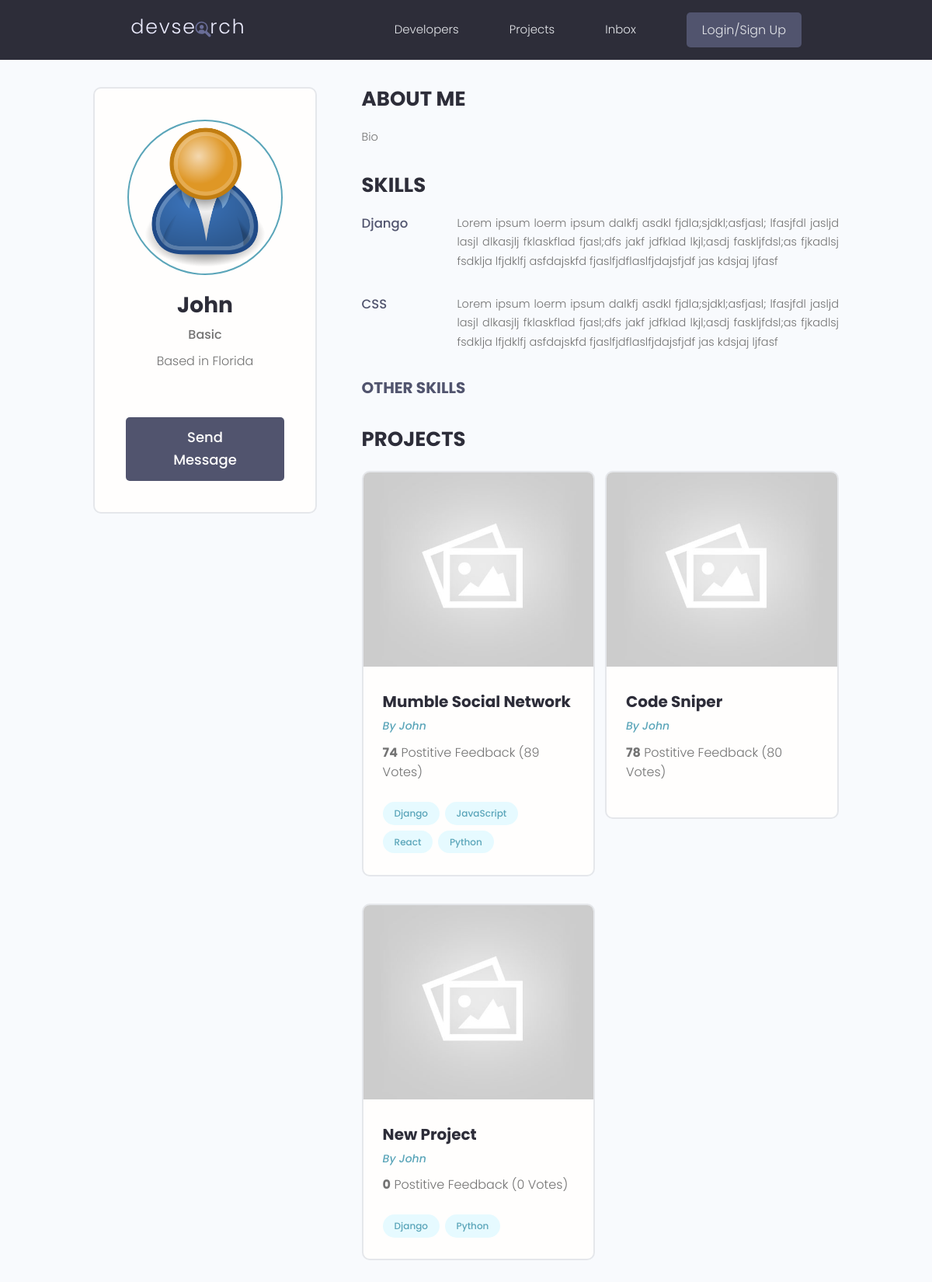
The page /profile/742f3278-ea14-4114-95dd-072f70e01e9d on the database its author committed.
### users/models.py (models this page shows, shortened)
class Profile(models.Model):
    user = models.OneToOneField(User, on_delete=models.CASCADE, null=True, blank=True)
    name = models.CharField(max_length=200, blank=True, null=True)
    email = models.EmailField(max_length=500, blank=True, null=True)
    username = models.CharField(max_length=200, blank=True, null=True)
    location = models.CharField(max_length=200, blank=True, null=True)
    short_intro = models.CharField(max_length=200, blank=True, null=True)
    bio = models.TextField(blank=True, null=True)
    profile_image = models.ImageField(null=True, blank=True, upload_to='profiles/', default="profiles/user-default.png")
    social_github = models.CharField(max_length=200, blank=True, null=True)
    social_twitter = models.CharField(max_length=200, blank=True, null=True)
    social_linkedin = models.CharField(max_length=200, blank=True, null=True)
    social_youtube = models.CharField(max_length=200, blank=True, null=True)
    social_website = models.CharField(max_length=200, blank=True, null=True)
    created = models.DateTimeField(auto_now_add=True)
    id = models.UUIDField(default=uuid.uuid4, unique=True, primary_key=True, editable=False)

class Skill(models.Model):
    owner = models.ForeignKey(Profile, on_delete=models.CASCADE, null=True, blank=True)
    name = models.CharField(max_length=200, blank=True, null=True)
    description = models.TextField(null=True, blank=True)
    created = models.DateTimeField(auto_now_add=True)
    id = models.UUIDField(default=uuid.uuid4, unique=True, primary_key=True, editable=False)

### projects/models.py (models this page shows, shortened)
class Project(models.Model):
    owner = models.ForeignKey(Profile, null=True, blank=True, on_delete=models.SET_NULL)
    title = models.CharField(max_length=200)
    description = models.TextField(null=True, blank=True)
    featured_image = models.ImageField(null=True, blank=True, default="default.jpg")
    demo_link = models.CharField(max_length=2000, null=True, blank=True)
    source_link = models.CharField(max_length=2000, null=True, blank=True)
    tags = models.ManyToManyField('Tag', blank=True)
    vote_total = models.IntegerField(default=0, null=True, blank=True)
    vote_ratio = models.IntegerField(default=0, null=True, blank=True)
    created = models.DateTimeField(auto_now_add=True)
    id = models.UUIDField(default=uuid.uuid4, unique=True, primary_key=True, editable=False)

class Tag(models.Model):
    name = models.CharField(max_length=200)
    created = models.DateTimeField(auto_now_add=True)
    id = models.UUIDField(default=uuid.uuid4, unique=True, primary_key=True, editable=False)
    def __str__(self):
        return self.name

### users/views.py (the view)
# urls.py: path('profile/<str:pk>', views.userProfile, name="user-profile"),
def userProfile(request, pk):
    profile = Profile.objects.get(id=pk)
    topSkills = profile.skill_set.exclude(description__exact="")
    otherSkills = profile.skill_set.filter(description="")
    context = {'profile': profile, 'topSkills': topSkills, 'otherSkills': otherSkills}
    return render(request, 'users/user-profile.html', context)

### users/templates/users/user-profile.html (shortened to what this page needs)
{% extends 'main.html' %}
{% block content%}
<main class="profile my-md">
    <div class="container">
      <div class="layout">
        <div class="column column--1of3">
          <div class="card text-center">
            <div class="card__body dev">
              <img class="avatar avatar--xl" src="{{ profile.profile_image.url }}" />
              <h2 class="dev__name">{{profile.name}}</h2>
              <p class="dev__title">{{profile.short_intro}}</p>
              <p class="dev__location">Based in {{profile.location}}</p>
              <a href="#" class="btn btn--sub btn--lg">Send Message </a>
            </div>
          </div>
        </div>
        <div class="column column--2of3">
          <div class="devInfo">
            <h3 class="devInfo__title">About Me</h3>
            <p class="devInfo__about">{{profile.bio}}</p>
          </div>
          <div class="devInfo">
            <h3 class="devInfo__title">Skills</h3>
            <div class="devInfo__skills">
                {% for skill in topSkills %}
              <div class="devSkill">
                <h4 class="devSkill__title">{{skill.name}}</h4>
                <p class="devSkill__info">{{skill.description}}</p>
              </div>
              {% endfor %}
              <h3 class="devInfo__subtitle">Other Skills</h3>
            </div>
          </div>
          <div class="devInfo">
            <h3 class="devInfo__title">Projects</h3>
            <div class="grid grid--two">
                {% for project in profile.project_set.all %}
              <div class="column">
                <div class="card project">
                  <a href="{% url 'project' project.id %}" class="project">
                    <img class="project__thumbnail" src="{{project.featured_image.url}}" alt="project thumbnail" />
                    <div class="card__body">
                      <h3 class="project__title">{{project.title}}</h3>
                      <p><a class="project__author" href="{% url 'user-profile' project.owner.id %}">By {{project.owner.name}}</a></p>
                      <p class="project--rating">
                        <span style="font-weight: bold;">{{project.vote_ratio}}</span> Postitive
                        Feedback ({{project.vote_total}} Vote{{project.vote_total|pluralize:"s"}})
                      </p>
                      <div class="project__tags">
                        {% for tag in project.tags.all %}
                        <span class="tag tag--pill tag--main">
                          <small>{{tag}}</small>
                        </span>
                        {% endfor %}
                      </div>
                    </div>
                  </a>
                </div>
              </div>
              {% endfor %}
            </div>
          </div>
        </div>
      </div>
    </div>
  </main>
{% endblock %}

### static/styles/app.css (style rules this page uses)
:root { --color-sub: #2d2d39; }
.btn--sub { background-color: var(--color-sub-light); }
.card { border: 2px solid var(--color-light); }
img { width: 100%; }
.profile .card > .dev { padding: 4rem; }
.dev__name { color: var(--color-sub); font-size: 2.8rem; font-weight: 700; margin-top: 1rem; margin-bottom: 0.5rem; }
.dev__title { font-size: 1.6rem; font-weight: 500; line-height: 1.3; }
.dev__location { margin-top: 1rem; }
.devInfo { margin-bottom: 3rem; }
.devInfo__title, .devInfo__subtitle { font-size: 2.6rem; color: var(--color-sub); text-transform: uppercase; font-weight: 700; margin-bottom: 1.5rem; }
.devInfo__subtitle { font-size: 2rem; color: var(--color-sub-light); }
.devInfo__about, .devSkill__info { font-size: 1.45rem; line-height: 1.7; text-align: justify; }
.devSkill { margin-bottom: 3rem; }
.devSkill__title { font-size: 1.65rem; font-weight: 500; color: var(--color-sub-light); }
@media screen and (min-width: 700px) { .devSkill { display: flex; justify-content: space-between; gap: 3rem; } }
@media screen and (min-width: 700px) { .devSkill__info { flex-basis: 80%; } }
.project__author { font-size: 1.4rem; font-style: italic; }
.project--rating { margin-bottom: 1.6em; margin-top: .5em; }
.project__thumbnail { height: 25rem; object-fit: cover; object-position: top center; }
.project__title { font-size: 2rem; font-weight: 700; color: var(--color-sub); }

### static/uikit/styles/modules/_variables.css (style rules this page uses)
:root { --color-main: #5aa5b9; --color-main-light: #e6faff; --color-sub: #3f4156; --color-sub-light: #51546e; --color-sub-lighter: #ededfd; --color-text: #737373; --color-gray: #8b8b8b; --color-light: #e5e7eb; --color-light-gray: #767676; --color-bg: #f8fafd; --color-white: #fffefd; --color-white-light: #f3f3f3; --color-success: #359e64; --color-success-bg: #def8e8; --color-error: #fc4b0b; --color-error-bg: #fff2ee; --font-base: 'Poppins', arial, helvetica, 'Segoe UI', roboto, ubuntu, sans-serif; --font-monospace: 'Fira Code', 'Courier New', courier, monospace; --font-regular: 300; --font-medium: 500; --font-bold: 700; --generic-shadow: 1px 1px 5px #00000010; --generic-transition: all 0.3s ease-in-out; }

### static/uikit/styles/modules/_base.css (style rules this page uses)
* { margin: 0; padding: 0; box-sizing: border-box; text-rendering: optimizeLegibility; color: inherit; font-size: inherit; }
html { font-size: 50%; }
@media only screen and (min-width: 480px) { html { font-size: 56.25%; } }
@media only screen and (min-width: 1200px) { html { font-size: 62.5%; } }
body { line-height: 1.6; font-weight: 400; font-size: 1.5rem; color: var(--color-text); background-color: var(--color-bg); min-height: 100vh; }

### static/uikit/styles/modules/_typography.css (style rules this page uses)
* { font-family: var(--font-base); }
h2 { font-size: 3.6rem; font-weight: var(--font-bold); }
h3 { font-size: 3.2rem; font-weight: var(--font-medium); }
h4 { font-size: 2.8rem; font-weight: var(--font-medium); }
p, span, strong { font-size: 1.6rem; color: var(--color-text); font-weight: var(--font-regular); }
a { padding-bottom: 2px; text-decoration: none; display: inline-block; color: var(--color-main); font-weight: var(--font-medium); }

### static/uikit/styles/modules/_utilities.css (style rules this page uses)
.container { width: 92%; max-width: 165rem; margin: 0 auto; box-sizing: border-box; }
@media screen and (min-width: 1000px) { .container { width: 90%; } }
@media screen and (min-width: 1200px) { .container { width: 80%; } }
.text-center { text-align: center; }
.my-md { margin: 3rem auto; }

### static/uikit/styles/modules/_avatar.css (style rules this page uses)
.avatar { border-radius: 50%; border: 2px solid var(--color-main); object-fit: cover; }
.avatar--xl { height: 20rem; width: 20rem; }

### static/uikit/styles/modules/_button.css (style rules this page uses)
.btn { display: inline-block; position: relative; cursor: pointer; background-color: var(--color-light); font-weight: var(--font-medium); color: var(--color-sub); text-decoration: none; padding: 1rem 2rem; border-radius: 0.5rem; border: none; width: -webkit-fit-content; width: -moz-fit-content; width: fit-content; height: -webkit-fit-content; height: -moz-fit-content; height: fit-content; font-size: 1.6rem; outline-width: 0; outline-color: transparent; -webkit-backface-visibility: hidden; backface-visibility: hidden; transition: all 0.3s ease-in-out; }
.btn--sub { background-color: var(--color-sub); color: var(--color-white); }
.btn--lg { font-size: 1.8rem; padding: 1.2rem 4.5rem; }

### static/uikit/styles/modules/_card.css (style rules this page uses)
.card { border-radius: 1rem; background-color: var(--color-white); border: 1.5px solid var(--color-light); width: auto; height: auto; margin-top: 0.5rem; margin-bottom: 0.5rem; overflow: hidden; }
.card__body, .card__header { padding: 2rem 2.5rem; }

### rows shown on the page
Profile: profile_image (placeholder picture), name "John", short_intro "Basic", location "Florida", bio "Bio"
Skill: name "Django", description "Lorem ipsum loerm ipsum dalkfj asdkl fjdla;sjdkl;asfjasl; lfasjfdl jasljd lasjl dlkasjlj fklaskflad fjasl;dfs jakf jdfklad lkjl;asdj faskljfdsl;as fjkadlsj fsdklja lfjdklfj asfdajskfd fjaslfjdflaslfjdajsfjdf jas kdsjaj ljfasf"
Skill: name "CSS", description "Lorem ipsum loerm ipsum dalkfj asdkl fjdla;sjdkl;asfjasl; lfasjfdl jasljd lasjl dlkasjlj fklaskflad fjasl;dfs jakf jdfklad lkjl;asdj faskljfdsl;as fjkadlsj fsdklja lfjdklfj asfdajskfd fjaslfjdflaslfjdajsfjdf jas kdsjaj ljfasf"
Project: featured_image (placeholder picture), title "Mumble Social Network", owner.name "John", vote_ratio "74", vote_total "89"
Tag: name "Django"
Tag: name "JavaScript"
Tag: name "React"
Tag: name "Python"
Project: featured_image (placeholder picture), title "Code Sniper", owner.name "John", vote_ratio "78", vote_total "80"
Project: featured_image (placeholder picture), title "New Project", owner.name "John", vote_ratio "0", vote_total "0"
